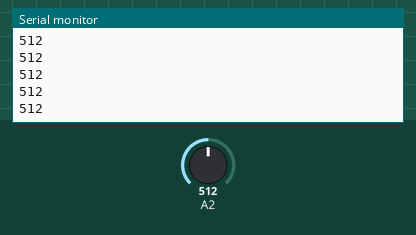
A sketch run on a simulated Arduino Uno, built with avr-gcc and run on an emulated ATmega328P. On the bench: the last lines printed to the serial monitor. The inputs (shaded band) are chosen by the test bench; at power-on: A2 = 512.

Above: at 1.2 s.
1.3 s: A2 set to 716
At 1.31 s:
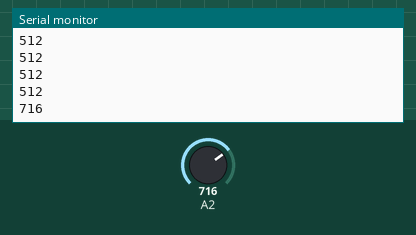
2.8 s: A2 set to 900
At 2.81 s:
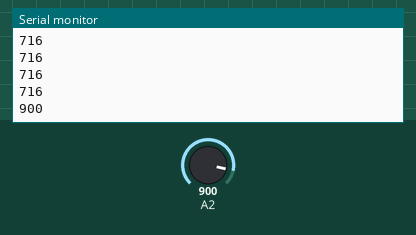
Timing chart, 0 to 5.8 s (numbered marks = the images above; inputs shaded):
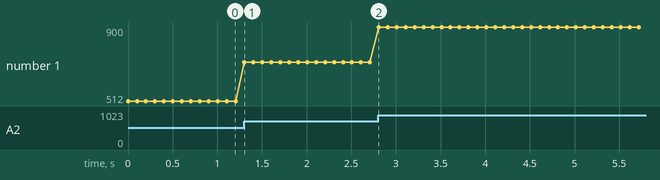

The sketch:

Grafik_ADC.ino
```cpp
int nilaiSen;

void setup() {
  // put your setup code here, to run once:
Serial.begin(9600);
}

void loop() {
  // put your main code here, to run repeatedly:
nilaiSen = analogRead(A2);

Serial.println(nilaiSen);
delay(100);
}
```

Measured:
- after the input at 1.3 s, the serial monitor: prints a new line at once (image 1)
- after the input at 2.8 s, the serial monitor: prints a new line at once (image 2)
- plotted number 1: 512 → 716 after the input at 1.3 s, 716 → 900 after the input at 2.8 s
